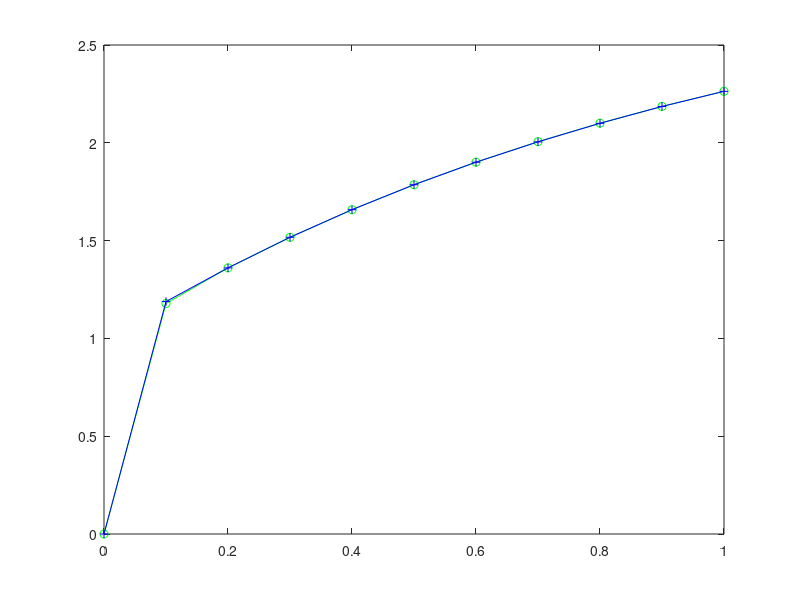

This chart was generated by the following MATLAB code: (Note: this script raises an error after producing the figure.)
function [] = simple_stiff_example
t=[0:0.1:1];
y0=0;
[y] = simple_backward_euler(t,y0);
plot(t,y,'-go');
hold on;
f=@stiff_function;
[t,y] = ode45(f,t,y0);
plot(t,y,'-b+');
clear;
syms t y;
y=dsolve('Dy = -1000*y+3000-2000*exp(-t)','y(0)=0');
t=[0:0.1:1];
y=subs(y,t);
plot(t,y,'-rs');
legend('backward-euler','runge-kutta','analytical');
hold off;
return

function [y] = simple_backward_euler(t,y0)
n=length(t);
y(1)=y0;
for i=1:n-1
    dt=t(i+1)-t(i);
    y(i+1)=(y(i)+3000*dt-2000*dt*exp(-t(i+1)))/(1+1000*dt);
end
return

function [y] = runge_kutta(f,x,y0)
n=length(x); m=length(y0);
y=zeros(m,n);
y(:,1)=y0;
for i=1:n-1
    dx=x(i+1)-x(i);
    k1=feval(f,x(i),y(:,i));
    k2=feval(f,x(i)+dx/2,y(:,i)+k1*dx/2);
    k3=feval(f,x(i)+dx/2,y(:,i)+k2*dx/2);
    k4=feval(f,x(i)+dx,y(:,i)+k3*dx);
    y(:,i+1)=y(:,i)+(k1+2*k2+2*k3+k4)*dx/6;
end
return

function [dydt] = stiff_function(t,y)
dydt(1) = -1000*y(1)+3000-2000*exp(-t);
return
